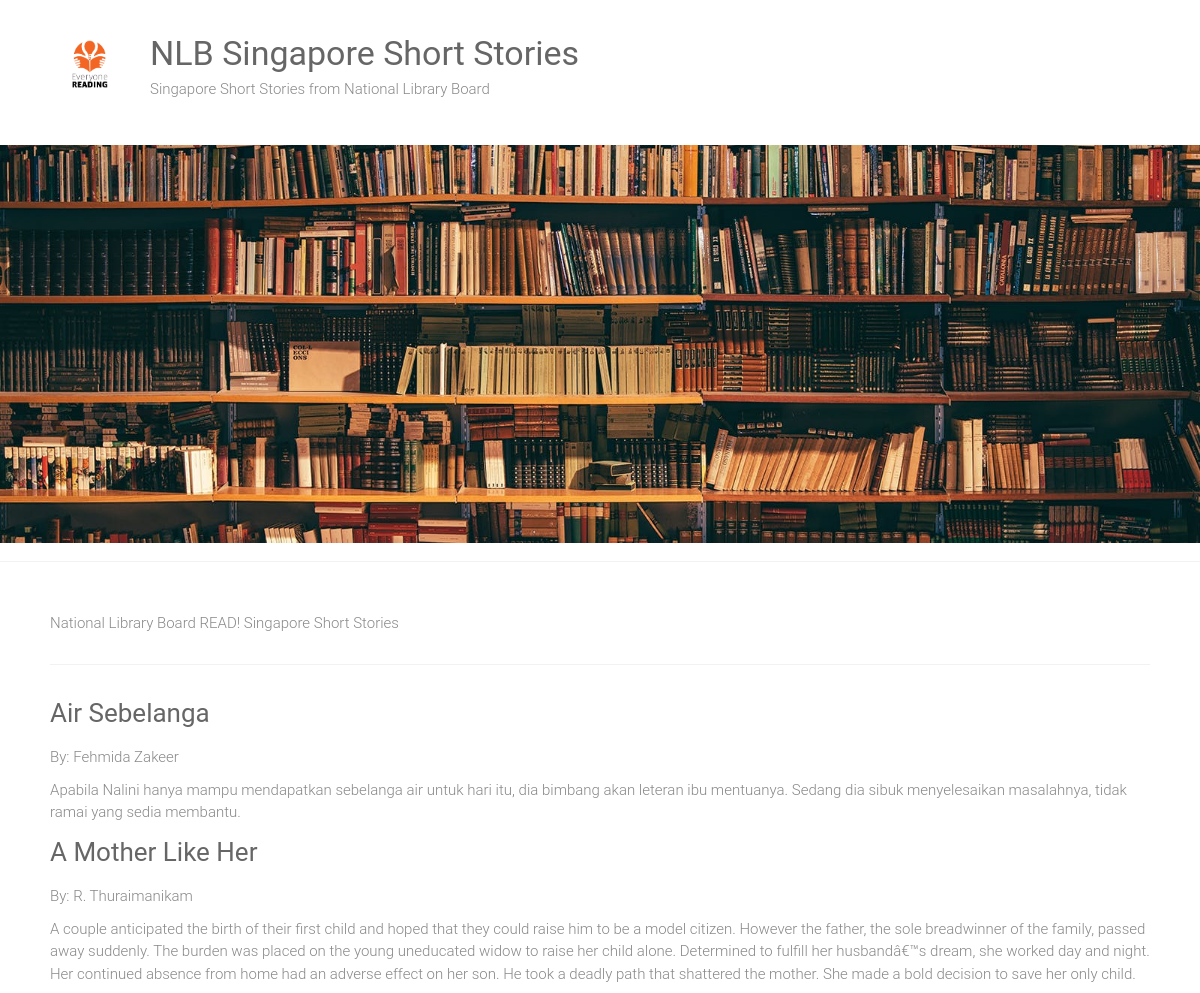
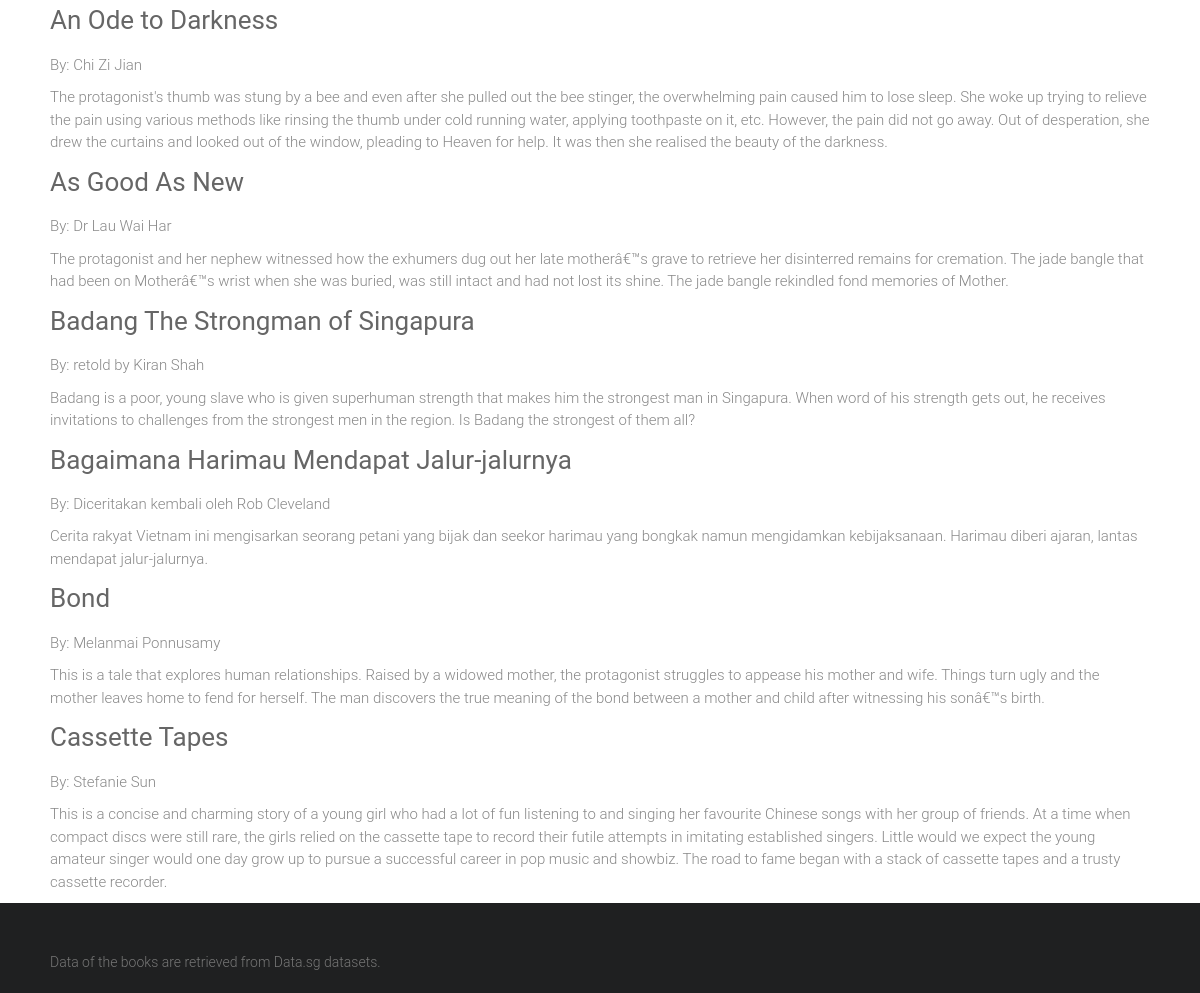
The page / on the database its author committed (2 pictures, top to bottom).
### SG_Short_Stories/models.py (models this page shows)
class Book(models.Model):
    title =models.CharField(max_length=100)
    author =models.CharField(max_length=100)
    language =models.CharField(max_length=30, blank=True)
    summary = models.TextField()
    publish_year = models.DateField()
    download_link = models.URLField()

### SG_Short_Stories/views.py (the view)
# urls.py: path('', views.Home, name='home'),
def Home(request):
    books = Book.objects.all()
    return render(request, 'home.html', {'books': books})

### SG_Short_Stories/templates/home.html (shortened to what this page needs)
{% extends "base.html" %} {% block content %}
<div>
  {% for book in books %}
  <div class="bookname">
    <a href="{% url 'book_detail' book.id %}">
      <h3>{{book.title|capfirst }}</h3>
    </a>
    <p>By: {{ book.author }}</p>
    <p>{{ book.summary }}</p>
  </div>
  {% endfor %}
</div>
{% endblock %}

### SG_Short_Stories/templates/base.html (shortened to what this page needs)
{% load static %}
<html lang="en-US">
  <head>
    <link
      rel="stylesheet"
      id="ample-style-css"
      href="{% static 'style.css' %}"
      type="text/css"
      media="all"
    />
  </head>
  <body class="wide">
    <div id="page" class="hfeed site">
      <header>
        <div class="header">
          <div class="main-head-wrap inner-wrap clearfix">
            <div id="header-logo-image">
              <a href="/">
                <img src="{% static 'images/logo.jpg' %}" alt="Books" />
              </a>
            </div>
            <div id="header-text" class="">
              <h1 id="site-title">
                <a href="/" title="NLB Singapore Short Stories" rel="home"
                  >NLB Singapore Short Stories</a
                >
              </h1>
              <p>Singapore Short Stories from National Library Board</p>
            </div>
          </div>
          <img src="{% static 'images/banner.jpg' %}" alt="books" />
        </div>
      </header>
      <div class="main-wrapper">
        <div class="single-page clearfix">
          <div class="inner-wrap">
            <p>
              National Library Board READ! Singapore Short Stories
            </p>
            <hr />
            <div>
              {% block content %} {% endblock %}
            </div>
          </div>
        </div>
      </div>
      <footer id="colophon">
        <div class="inner-wrap">
          Data of the books are retrieved from Data.sg datasets.
        </div>
      </footer>
    </div>
  </body>
</html>

### static/style.css (style rules this page uses)
html, body, div, span, applet, object, iframe, h1, h2, h3, h4, h5, h6, p, blockquote, pre, a, abbr, acronym, address, big, cite, code, del, dfn, em, font, ins, kbd, q, s, samp, small, strike, strong, sub, sup, tt, var, dl, dt, dd, ol, ul, li, fieldset, form, label, legend, table, caption, tbody, tfoot, thead, tr, th, td { border: 0; font: inherit; font-size: 100%; font-style: inherit; font-weight: inherit; margin: 0; outline: 0; padding: 0; vertical-align: baseline; }
html { overflow-y: scroll; -webkit-text-size-adjust: 100%; -ms-text-size-adjust: 100%; }
article, aside, details, figcaption, figure, footer, header, main, nav, section { display: block; }
h1, h2, h3, h4, h5, h6 { color: #666666; line-height: 1.4; padding-bottom: 15px; font-weight: normal; }
h1 { font-size: 30px; }
h3 { font-size: 26px; }
body, button, input, select, textarea { color: #888888; font-size: 15px; line-height: 1.5; font-family: 'Roboto', sans-serif; font-weight: 300; }
p { color: #888888; font-size: 15px; line-height: 1.5; margin-bottom: 15px; font-weight: 300; }
body { background: #f2f2f2; }
hr { border-color: #f2f2f2; border-style: solid none none; border-width: 1px 0 0; height: 0; margin: 30px 0; }
a { color: #80abc8; text-decoration: none; -webkit-transition: 0.25s ease-in-out; -moz-transition: 0.25s ease-in-out; transition: 0.25s ease-in-out; -ms-transition: 0.25s ease-in-out; -o-transition: 0.25s ease-in-out; }
img { max-width: 100%; height: auto; vertical-align: top; margin-bottom: 18px; }
a img { border: 0; }
.clearfix:after { visibility: hidden; display: block; font-size: 0; content: " "; clear: both; height: 0; }
.clearfix { display: inline-block; }
.clearfix { display: block; }
body { padding-top: 30px; padding-bottom: 30px; }
body.wide { padding-top: 0; padding-bottom: 0; }
#page { background-color: #ffffff; margin: 0 auto; max-width: 1180px; box-shadow: 0 1px 2px 0 rgba(0, 0, 0, 0.1); }
.wide #page { max-width: 100%; }
.inner-wrap { max-width: 1100px; margin: 0 auto; }
.main-head-wrap { padding: 30px 0; }
.header { border-bottom: 1px solid #f2f2f2; }
#header-logo-image { float: left; padding: 5px 20px 5px 0; max-width: 100%; }
#header-logo-image img { margin-bottom: 0px; max-height: 60px; height: auto; width: auto; }
#header-text { float: left; padding-right: 20px; }
#site-title { padding-bottom: 0; }
#site-title a { color: #666666; font-size: 34px; }
.single-page { margin-top: 50px; }
.single-page p { margin-bottom: 10px; }
#colophon { font-size: 14px; clear: both; color: #777; background-color: #1f2021; overflow: hidden; padding: 50px 0 20px; }
#colophon, #colophon p { font-size: 14px; line-height: 1.4; }

### rows shown on the page
Book: title "Air Sebelanga", author "Fehmida Zakeer", summary "Apabila Nalini hanya mampu mendapatkan sebelanga air untuk hari itu, dia bimbang akan leteran ibu mentuanya. Sedang dia sibuk menyelesaikan masalahnya, tidak ramai yang sedia membantu."
Book: title "A Mother Like Her", author "R. Thuraimanikam", summary "A couple anticipated the birth of their first child and hoped that they could raise him to be a model citizen. However the father, the sole breadwinner of the family, passed away suddenly. The burden was placed on the young uneducated widow to raise her child alone. Determined to fulfill her husbandâ€™s dream, she worked day and night. Her continued absence from home had an adverse effect on her son. He took a deadly path that shattered the mother. She made a bold decision to save her only child."
Book: title "An Ode to Darkness", author "Chi Zi Jian", summary "The protagonist's thumb was stung by a bee and even after she pulled out the bee stinger, the overwhelming pain caused him to lose sleep. She woke up trying to relieve the pain using various methods like rinsing the thumb under cold running water, applying toothpaste on it, etc. However, the pain did not go away. Out of desperation, she drew the curtains and looked out of the window, pleading to Heaven for help. It was then she realised the beauty of the darkness."
Book: title "As Good As New", author "Dr Lau Wai Har", summary "The protagonist and her nephew witnessed how the exhumers dug out her late motherâ€™s grave to retrieve her disinterred remains for cremation. The jade bangle that had been on Motherâ€™s wrist when she was buried, was still intact and had not lost its shine. The jade bangle rekindled fond memories of Mother."
Book: title "Badang The Strongman of Singapura", author "retold by Kiran Shah", summary "Badang is a poor, young slave who is given superhuman strength that makes him the strongest man in Singapura. When word of his strength gets out, he receives invitations to challenges from the strongest men in the region. Is Badang the strongest of them all?"
Book: title "Bagaimana Harimau Mendapat Jalur-jalurnya", author "Diceritakan kembali oleh Rob Cleveland", summary "Cerita rakyat Vietnam ini mengisarkan seorang petani yang bijak dan seekor harimau yang bongkak namun mengidamkan kebijaksanaan. Harimau diberi ajaran, lantas mendapat jalur-jalurnya."
Book: title "Bond", author "Melanmai Ponnusamy", summary "This is a tale that explores human relationships. Raised by a widowed mother, the protagonist struggles to appease his mother and wife. Things turn ugly and the mother leaves home to fend for herself. The man discovers the true meaning of the bond between a mother and child after witnessing his sonâ€™s birth."
Book: title "Cassette Tapes", author "Stefanie Sun", summary "This is a concise and charming story of a young girl who had a lot of fun listening to and singing her favourite Chinese songs with her group of friends. At a time when compact discs were still rare, the girls relied on the cassette tape to record their futile attempts in imitating established singers. Little would we expect the young amateur singer would one day grow up to pursue a successful career in pop music and showbiz. The road to fame began with a stack of cassette tapes and a trusty cassette recorder."
